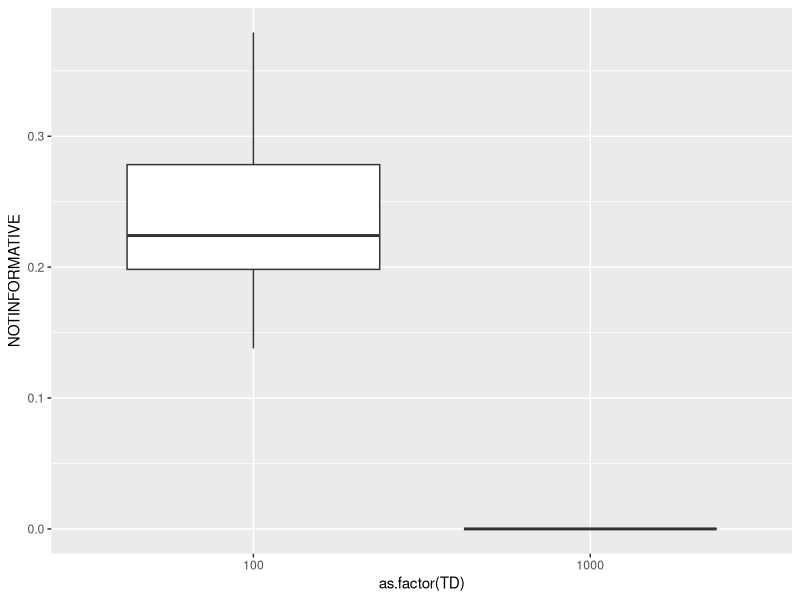
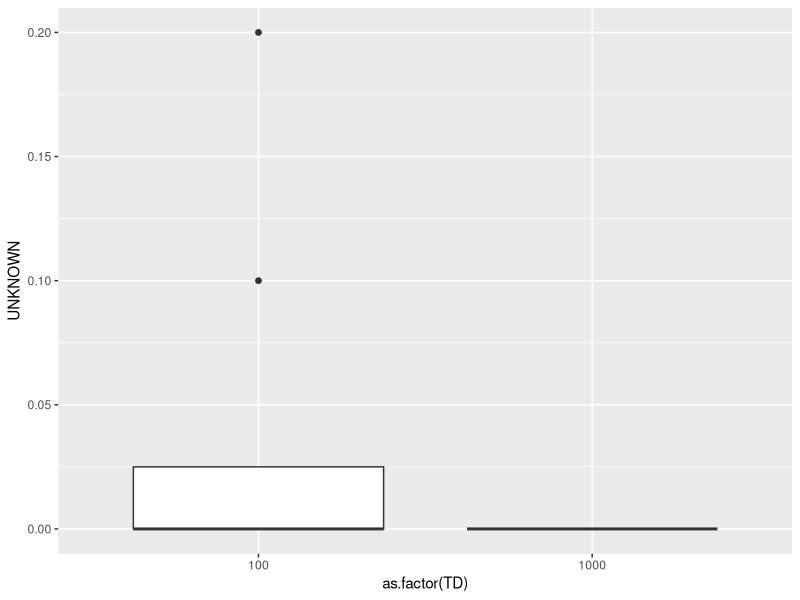
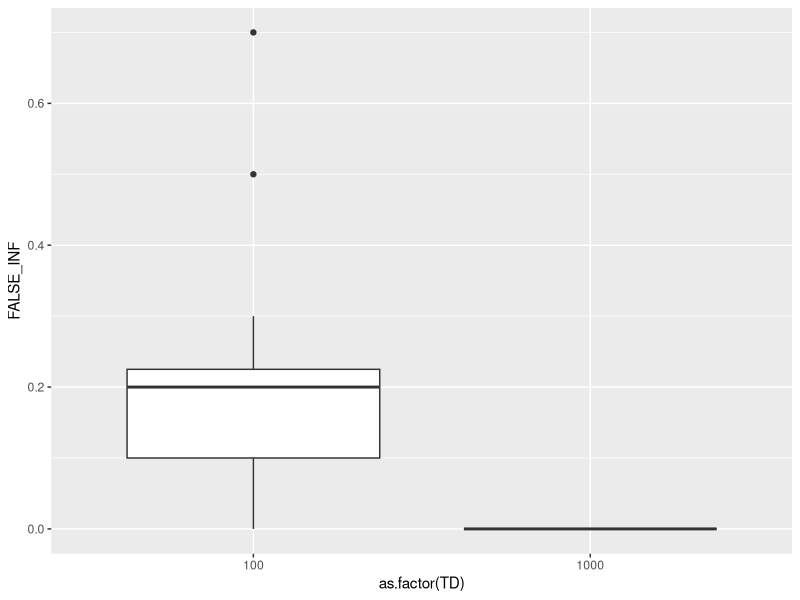
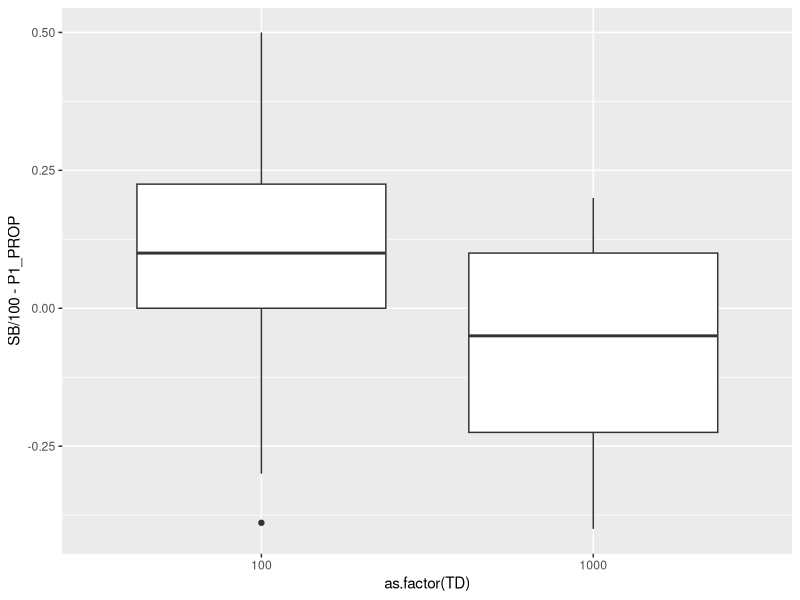
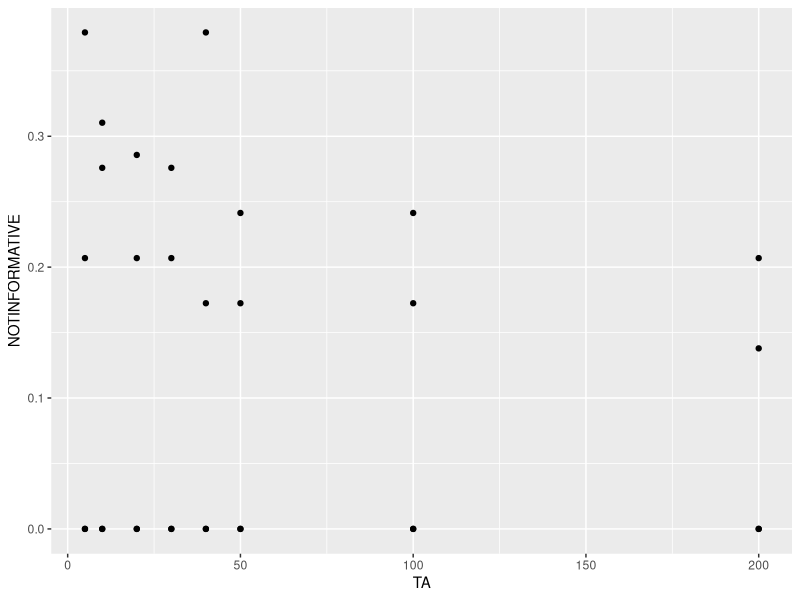
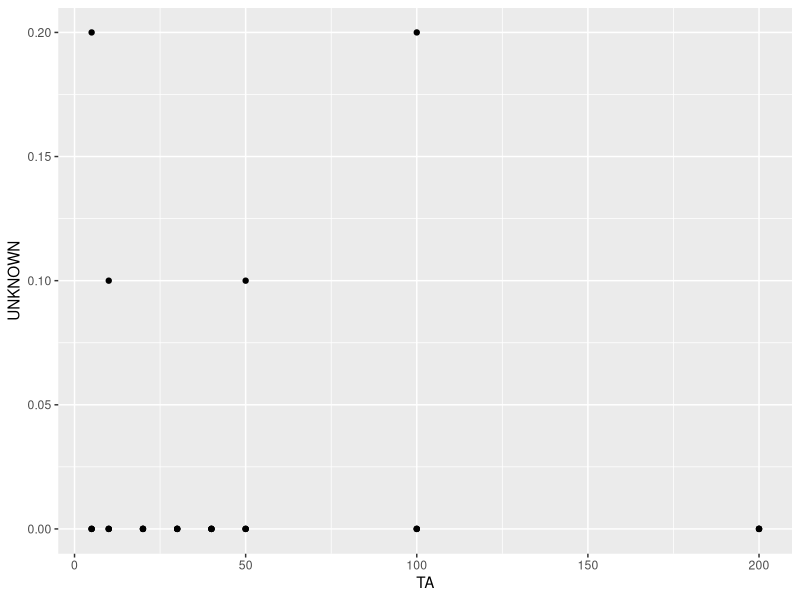
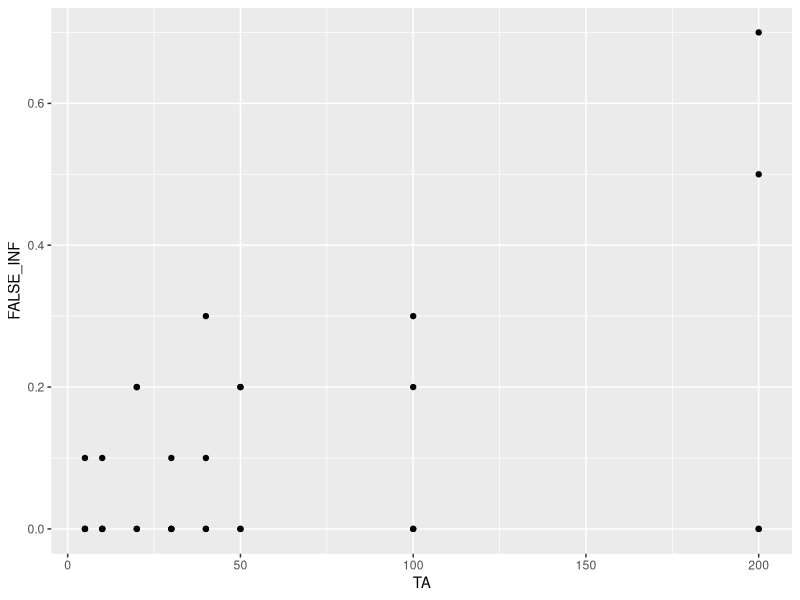
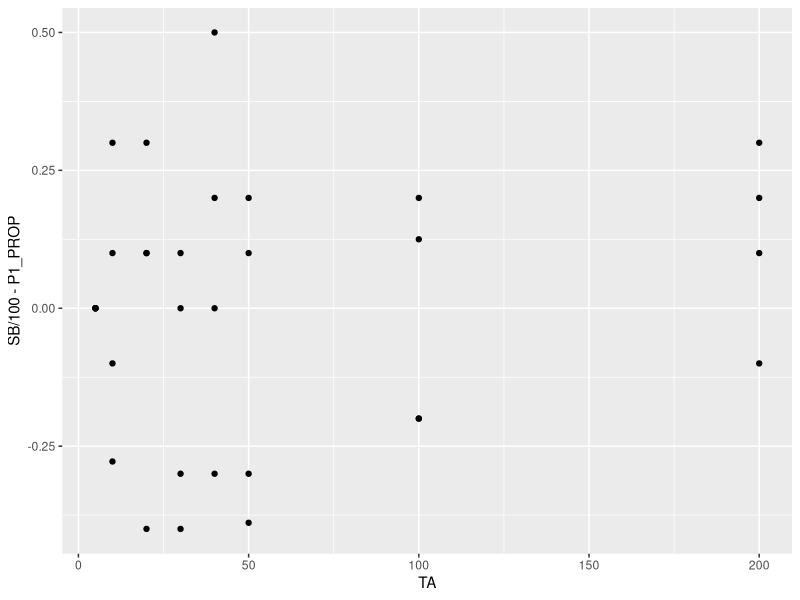

Reproduce these figures in R, in order.
library(tidyverse)
library(ggplot2)

treedata <- read_csv("treedata.csv", col_names = FALSE)
colnames(treedata) <- c("ID","SOURCE", "TD", "TA","SB","N_SAMPLES","NOTINFORMATIVE","P1_PROP","P2_PROP","UNKNOWN","FALSE_INF")


ggplot(treedata, aes(x = as.factor(TD), y = NOTINFORMATIVE)) +
    geom_boxplot()
ggplot(treedata, aes(x = as.factor(TD), y = UNKNOWN)) +
    geom_boxplot()
ggplot(treedata, aes(x = as.factor(TD), y = FALSE_INF)) +
    geom_boxplot()
ggplot(treedata, aes(x = as.factor(TD), y = SB/100-P1_PROP)) +
    geom_boxplot()




ggplot(treedata, aes(x = TA, y = NOTINFORMATIVE)) +
    geom_point()
ggplot(treedata, aes(x = TA, y = UNKNOWN)) +
    geom_point()
ggplot(treedata, aes(x = TA, y = FALSE_INF)) +
    geom_point()
ggplot(treedata, aes(x = TA, y = SB/100-P1_PROP)) +
    geom_point()
